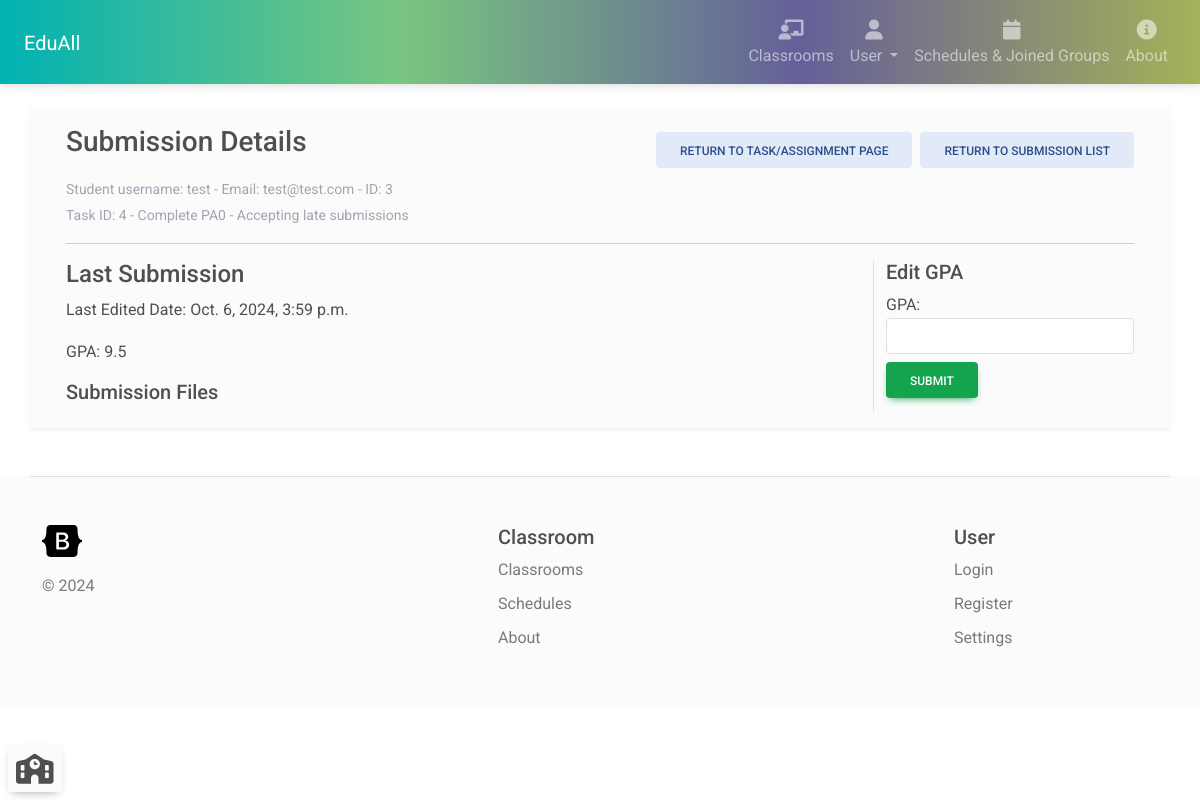
Screenshot of /classroom/submission/11 (signed in) with the database file from the repository.
### classroom_manager/models.py (models this page shows, shortened)
class Submission(models.Model):
    student = models.ForeignKey(User, on_delete=models.CASCADE)
    task = models.ForeignKey(ClassroomTask, on_delete=models.CASCADE)
    lastSubmission = models.DateTimeField(auto_now_add=True)
    gpa = models.FloatField(null=True)

class ClassroomTask(models.Model):
    isAssignment = models.BooleanField(default=True)
    title = models.CharField(max_length=200, null=True)
    description = models.CharField(max_length=5000, null=True)
    classroom = models.ForeignKey(Classroom, on_delete=models.CASCADE)
    deadline = models.DateTimeField(null=True)
    acceptLateSubmission = models.BooleanField(default=True)
    weight = models.FloatField(default=0.0)

### classroom_manager/views.py (the view, shortened to what this page needs)
# urls.py: path('classroom/submission/<int:submissionId>', views.submissionDetailsPage, name="submission_details"),
@login_required(login_url='login')
def submissionDetailsPage(request: HttpRequest, submissionId: int):
    if request.method == 'GET':
        submission = Submission.objects.filter(id=submissionId).first()
        if submission == None:
            return render(request, '404page.html')
        submissionFiles = SubmissionFile.objects.filter(submission=submission).all()
        isUserTeacher = isTeacher(request.user.id, submission.task.classroom.id)
        context = {'submission': submission, 'submissionFiles': submissionFiles, 'isTeacher': isUserTeacher}
        return render(request, 'submission_details.html', context)

### classroom_manager/context_processor.py (called while the page is built)
def configuration_processor(request):
    siteName = Configuration.objects.filter(key='siteName').first()
    siteDescription = Configuration.objects.filter(key='siteDescription').first()
    if siteName is None:
        siteName = 'EduAll'
    else:
        siteName = siteName.value
    if siteDescription is None:
        siteDescription = 'EduAll is a platform for managing classrooms and learning groups.'
    else:
        siteDescription = siteDescription.value
    return {'siteName': siteName, 'siteDescription': siteDescription}

### classroom_manager/views.py (called while the page is built)
def isTeacher(userId, classroomId):
    user = User.objects.filter(id=userId).first()
    classroom = Classroom.objects.filter(id=classroomId, teachers__id__contains=userId).first()
    if user == None or classroom == None:
        return False
    return True

### classroom_manager/templates/submission_details.html (shortened to what this page needs)
{% extends 'navbar.html' %}
{% block content %}
    <div class="container">
        <div class="d-flex justify-content-between align-items-center">
            <h3>Submission Details</h3>
            <div class="d-flex">
                <a class="btn btn-secondary mt-2" href="{% url "task_details" submission.task.id %}" role="button">Return to task/assignment page</a>
                <a class="btn btn-secondary ms-2 mt-2" href="{% url "submissions_by_task_id" submission.task.id %}" role="button">Return to submission list</a>
            </div>
        </div>
        <div class="mt-2">
            <p class="text-secondary mb-0"><small>Student username: {{ submission.student.username }}
                 - Email: {{ submission.student.email }} - ID: {{ submission.student.id }}</small></p>
            <p class="text-secondary"><small>Task ID: {{ submission.task.id }} - {{ submission.task.title }} -
                {{ submission.task.acceptLateSubmission|yesno:"Accepting late submissions,Not accepting late submission" }}</small>
            </p>
        </div>
        <hr>
        <div class="row">
            <div class="col-12 {{ isTeacher|yesno:"col-xl-9,col-xl-12"}}">
                <h4>Last Submission</h4>
                <p>Last Edited Date: {{ submission.lastSubmission }}</p>
                {% if submission.gpa %}
                    <p>GPA: {{ submission.gpa }}</p>
                {% else %}
                    <p>GPA: Not graded yet</p>
                {% endif %}
                <h5>Submission Files</h5>
            </div>
            {% if isTeacher %}
            <div class="col-3 border-start">
                <h5>Edit GPA</h5>
                <form action="{% url 'submission_details' submission.id %}" method="POST" enctype="multipart/form-data">
                    <label for="gpaEdit">GPA:</label>
                    <input type="number" id="gpaEdit" name="gpa" step="0.01" min="0" max="100" class="form-control">
                    <button type="submit" class="btn btn-success mt-2">Submit</button>
                </form>
            </div>
            {% endif %}
        </div>
    </div>
{% endblock %}

### classroom_manager/static/css/variables.css (style rules this page uses)
:root { --primary: #155bd5; --primary-dark: #1c3ab6; --primary-light: #e2f1ff; --accent: #00d4d7; --accent-dark: #00bac1; --accent-light: #dff9f8; --success: #13d527; --success-dark: #00ae11; --success-light: #eafbe7; --secondary: #8f15d5; --secondary-dark: #6013c7; --secondary-light: #f4e5fa; --info: #15b2d5; --info-dark: #0f8ca8; --info-light: #e0f5fa; --caution: #dbbb25; --caution-dark: #d58f15; --caution-light: #fbf9e4; --error: #e6185e; --error-dark: #bf1257; --error-light: #fce4eb; --black: #1d1d1d; --dark-1: #2d2d2d; --dark-2: #4d4d4d; --dark-3: #6d6d6d; --gray-1: #8d8d8d; --gray-2: #adadad; --gray-3: #cdcdcd; --gray-4: #e0e0e0; --light-1: #efefef; --light-2: #f5f5f5; --light-3: #fafafa; --white: #ffffff; --gradient-1: linear-gradient(180deg, #155bd5 0%, #1c3ab6 100%); --gradient-2: linear-gradient(180deg, #155bd5 13.02%, #00d4d7 85.42%); --gradient-3: linear-gradient(180deg, #155bd5 0%, #8f15d5 100%); --gradient-4: linear-gradient(180deg, #155bd5 0%, #13d527 100%); --gradient-5: linear-gradient(180deg, #155bd5 0%, #15bbd5 100%); --gradient-6: linear-gradient(180deg, #155bd5 0%, #dbbb25 100%); --gradient-7: linear-gradient(180deg, #155bd5 0%, #e6185e 100%); --gradient-8: linear-gradient(180deg, #1c3ab6 0%, #00bac1 100%); --gradient-9: linear-gradient(180deg, #00d4d7 13.02%, #155bd5 85.42%); --shadow-1: 0px 0px 1px rgba(40, 41, 61, 0.08), 0px 0.5px 2px rgba(96, 97, 112, 0.16); --shadow-2: 0px 0px 1px rgba(40, 41, 61, 0.04), 0px 2px 4px rgba(96, 97, 112, 0.16); --shadow-3: 0px 0px 2px rgba(40, 41, 61, 0.04), 0px 4px 8px rgba(96, 97, 112, 0.16); --shadow-4: 0px 2px 4px rgba(40, 41, 61, 0.04), 0px 8px 16px rgba(96, 97, 112, 0.16); --shadow-5: 0px 2px 8px rgba(40, 41, 61, 0.04), 0px 16px 24px rgba(96, 97, 112, 0.16); --shadow-6: 0px 2px 8px rgba(40, 41, 61, 0.08), 0px 20px 32px rgba(96, 97, 112, 0.24); }

### rows the page displays
Submission: student.username "test", student.email "test@test.com", student.id "3", task.id "4", task "Complete PA0", task.acceptLateSubmission "Accepting late submissions", lastSubmission "Oct. 6, 2024, 3:59 p.m.", gpa "9.5"
